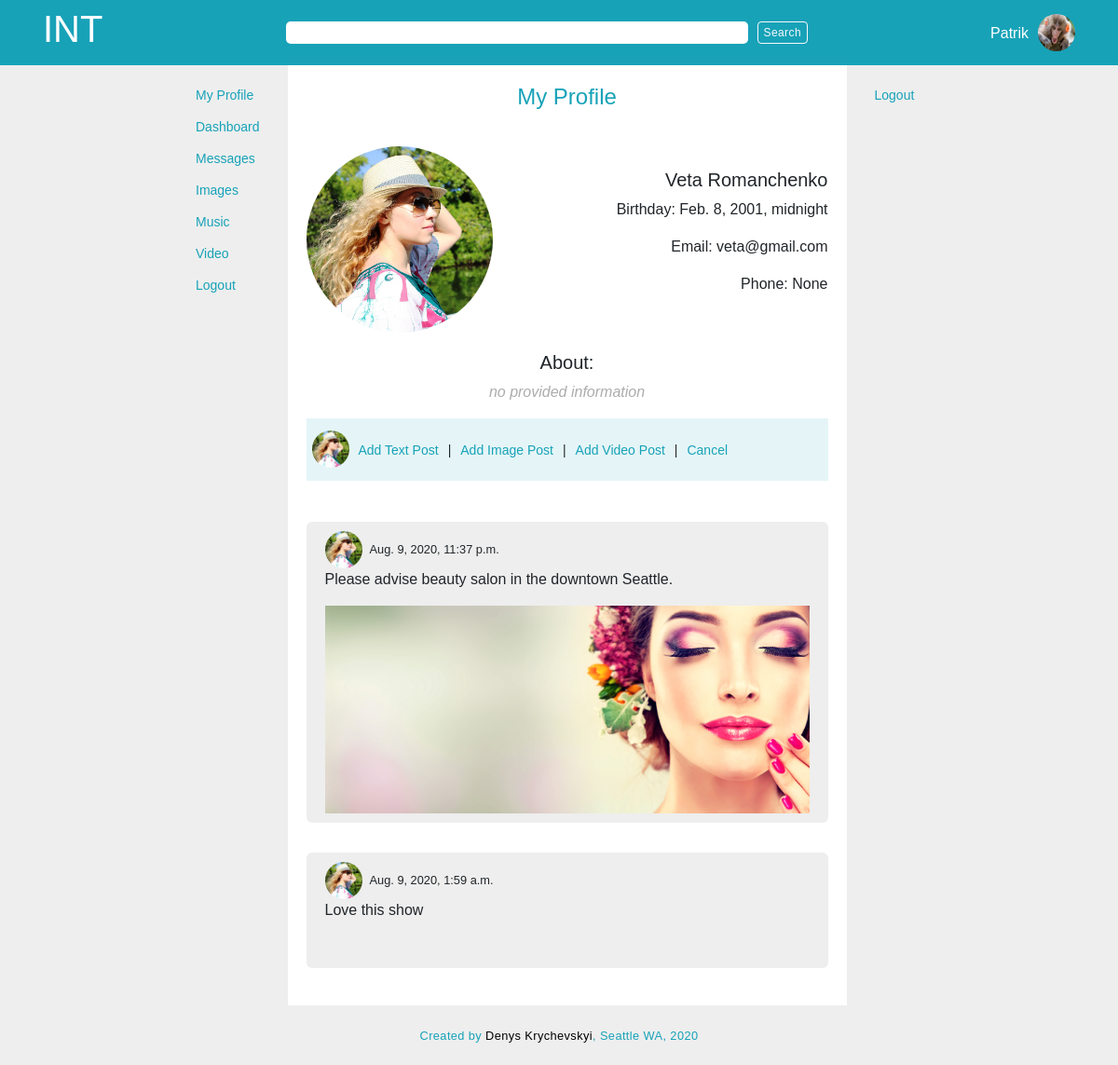
The page /user/3/profile (signed in) on the database as committed earlier.
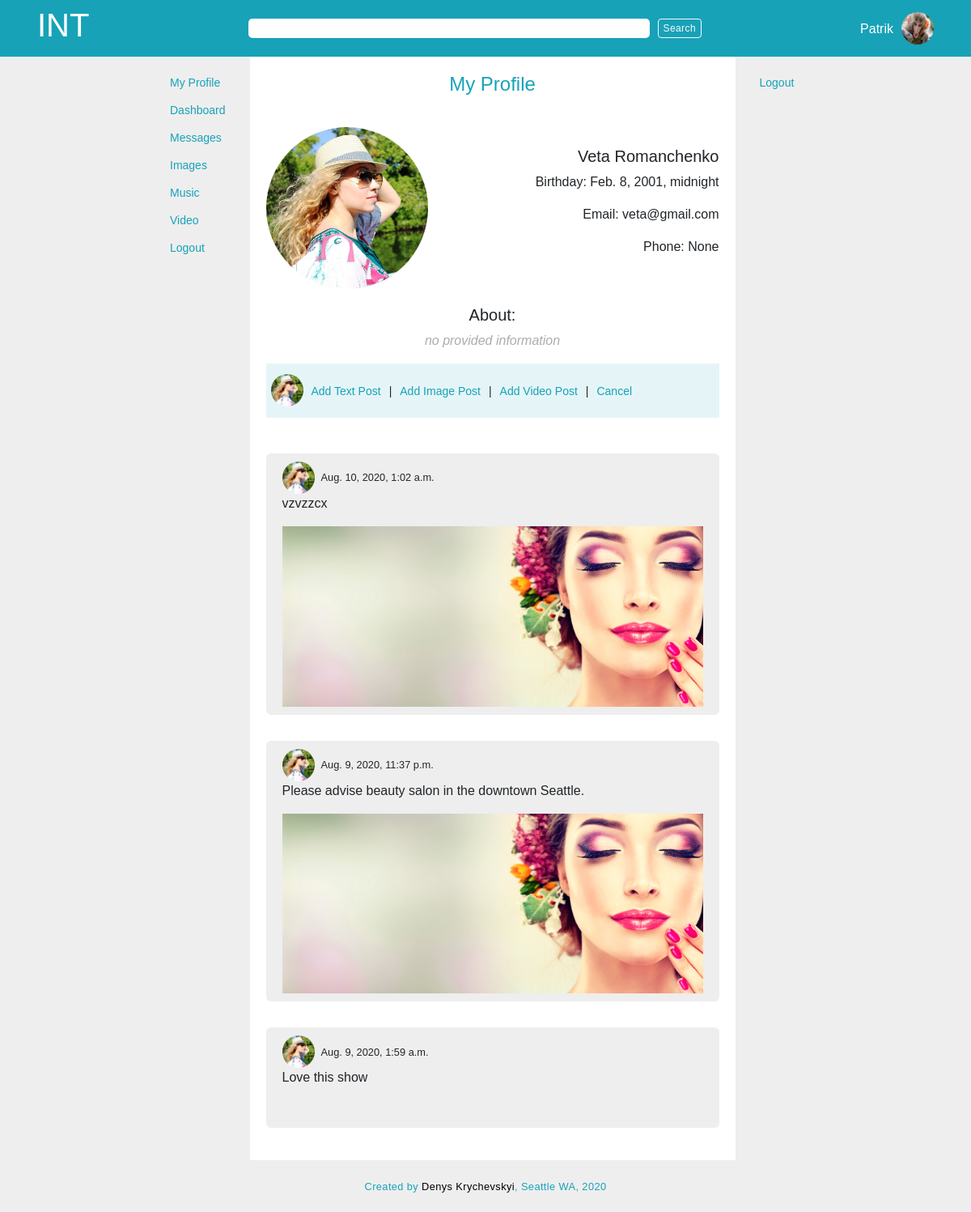
The same page on the database as committed later.
### app_one/models.py (models this page shows, shortened)
class Post(models.Model):
    title = models.CharField(max_length = 255, null = True, blank=True)
    content = models.TextField()
    post_image = models.ImageField(upload_to='post_images', default=None, blank=True, null = True)
    poster = models.ForeignKey(User, related_name = 'poster', on_delete=models.CASCADE)
    created_at = models.DateTimeField(auto_now_add = True)
    updated_at = models.DateTimeField(auto_now = True)
    objects = PostManager()

class User(models.Model):
    first_name = models.CharField(max_length = 255)
    last_name = models.CharField(max_length = 255)
    nickname = 	models.CharField(max_length = 50, blank=True, null = True)
    initials = 	models.CharField(max_length = 10, blank=True, null = True)
    birth_date = models.DateTimeField()
    avatar = models.ImageField(upload_to='avatars', default=None, blank=True, null = True)	#upload to avatars is a directory inside media directory, it will go like media/avatars
    email = models.TextField()
    phone_num = models.IntegerField(blank=True, null = True)
    about = models.TextField(blank=True, null = True)
    password = models.TextField()
    location = models.CharField(max_length = 255, blank=True, null = True)
    created_at = models.DateTimeField(auto_now_add = True)
    updated_at = models.DateTimeField(auto_now = True)
    objects = UserManager()

### app_one/views.py (the view)
# urls.py: path('user/<int:user_id>/profile', views.user_profile),
def user_profile(request, user_id):
    cur_user = User.objects.get(id=user_id)
    user_posts = cur_user.poster.all().order_by('-created_at')
    context = {
        'curr_user':User.objects.get(id=request.session['user_id']),
        'user':cur_user,
        'user_posts':user_posts
    }
    return render(request, 'profile.html', context)

### app_one/templates/profile.html (shortened to what this page needs)
{% load embed_video_tags %}
<!DOCTYPE html>
<html lang="en">
<head>
    {% include 'head.html' %}
</head>
<body>
    <div class="outer_container">
        {% include 'search.html' %}
        <div class="inner_container">
            <div class="inner">
                {% include 'navbar.html' %}
                <div class="main_container">
                    <div class="page_title_container">
                        <h4>My Profile</h4>
                    </div>
                    <div class="profile_page_container">
                        <div class="avatar_img">
                            <img src="{{ MEDIA_URL }}{{ user.avatar }}" alt="{{ post.poster.first_name}}'s avatar">
                            <div class="profile_info">
                                <h5>{{ user.first_name }} {{ user.last_name }}</h5>
                                <p>Birthday: {{ user.birth_date}}</p>
                                <p>Email: {{ user.email}}</p>
                                <p>Phone: {{ user.phone_num}}</p>
                            </div>
                        </div>
                        <div class="about_user">
                            <h5>About:</h5>
                            {% if len.user.about > 0 %}
                            <p>{{ user.about}}</p>
                            {% else %}
                            <p class="no_provided">no provided information</p>
                            {% endif %}
                        </div>
                        <div id="user_post_info">
                            <div class="avatar">
                                <img src="{{ MEDIA_URL }}{{ user.avatar }}" alt="{{ post.poster.first_name}}'s avatar">
                            </div>
                            <div class="which_form">
                                <p id ='text_post_btn'>Add Text Post</p>
                                <p class="devider"> | </p>
                                <p id ='image_post_btn'>Add Image Post</p>
                                <p class="devider"> | </p>
                                <p id ='video_post_btn'>Add Video Post</p>
                                <p class="devider"> | </p>
                                <p id ='cancel_post_btn'>Cancel</p>
                            </div>
                        </div>
                        <br>
                        {% for post in user_posts %}
                        <div class="post_container jumbotron jumbotron-fluid">
                            <div class="post_header">
                                <div class="avatar">
                                    <img class="avatar_big" src="{{ MEDIA_URL }}{{ post.poster.avatar }}" alt="{{ post.poster.first_name}}'s avatar">
                                </div>
                                <small class="ml-2">{{ post.created_at }}</small>
                            </div>
                            <p>{{ post.content }}</p>
                            <div class="post_image_container">
                                <img src="{{ MEDIA_URL }}{{ post.post_image }}" alt="{{post_image.name}}">
                            </div>
                        </div>
                        {% endfor %}
                    </div>
                </div>
                {% include 'sidebar.html' %}
            </div>
        </div>
    {% include 'footer.html' %}
    </div>
</body>
</html>

Rows that differ between the two databases and show on the page:
added Post: poster.avatar (picture), created_at "Aug. 10, 2020, 1:02 a.m.", content "vzvzzcx", post_image (picture)
